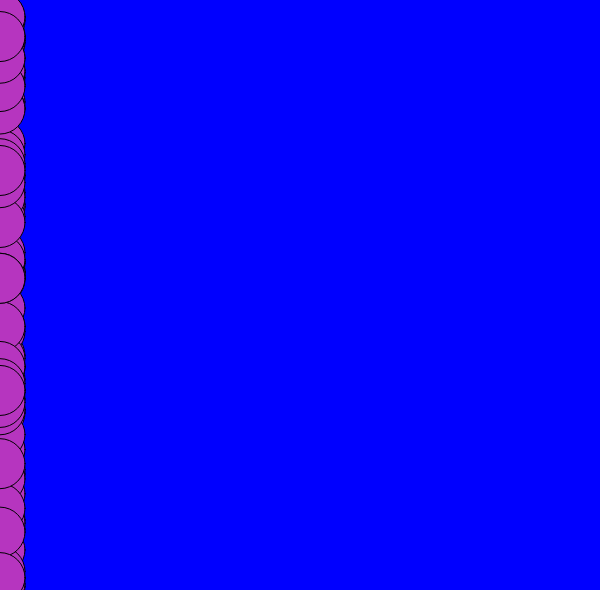
Frame 1 (no input)
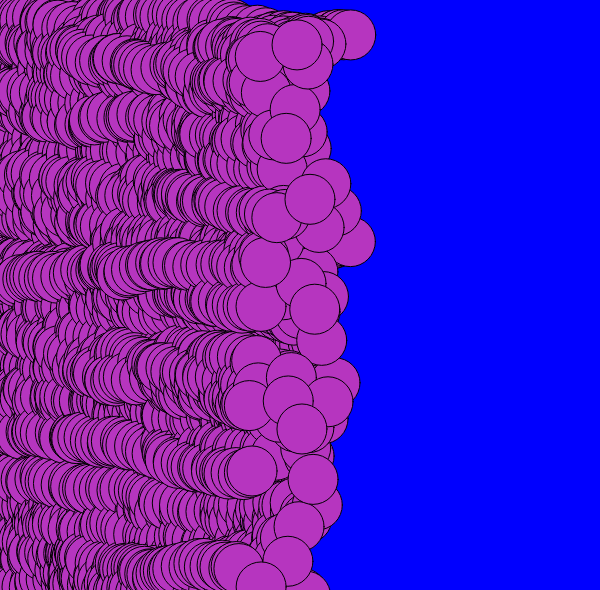
Frame 60 (no input)
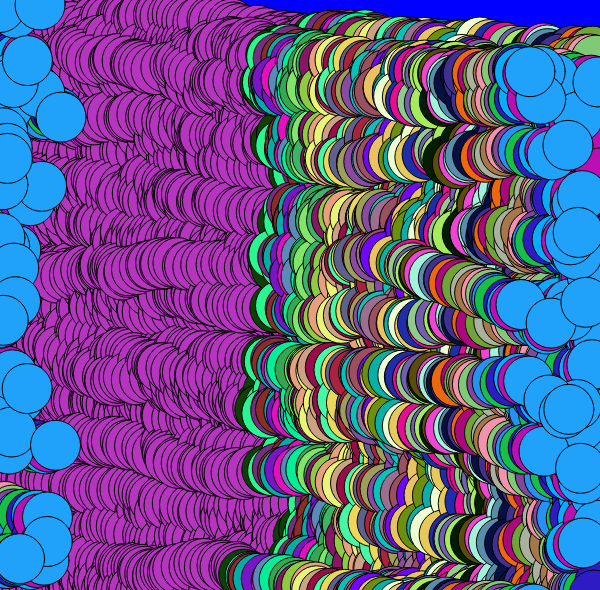
Frame 120 (the mouse pressed at the canvas centre since frame 60)

The p5.js sketch that drew these frames (run headless with seeded random() and noise() and a simulated clock; from frame 60 on, the mouse is pressed at the canvas centre):

// p5.js sketch
// ── sketch.js
let cor;
let circuloX;
let circuloY;

function setup() {
  createCanvas(600, 590);
  background("blue");
  cor = color(random(0, 255),random(0, 255),random(0, 255));
  circuloX = [0, 0, 0, 0, 0, 0, 0, 0, 0, 0, 0, 0, 0, 0, 0, 0, 0, 0, 0, 0, 0, 0, 0, 0, 0, 0, 0, 0, 0, 0, 0, 0, 0, 0, 0, 0, 0, 0, 0, 0, 0, 0, 0, 0, 0, 0, 0, 0, 0, 0, 0, 0, 0, 0, 0, 0, 0, 0, 0, 0, 0, 0, 0, 0, 0, 0, 0, 0, 0, 0, 0, 0, 0, 0, 0, 0, 0, 0, 0, 0,];
  circuloY = [random(height), random(height), random(height), random(height), random(height), random(height), random(height), random(height), random(height), random(height), random(height), random(height), random(height), random(height), random(height), random(height), random(height), random(height), random(height), random(height), random(height), random(height), random(height), random(height), random(height), random(height), random(height), random(height), random(height), random(height), random(height), random(height), random(height), random(height), random(height), random(height), random(height), random(height), random(height), random(height), random(height), random(height), random(height), random(height), random(height), random(height), random(height), random(height), random(height), random(height), random(height), random(height), random(height), random(height), random(height), random(height), random(height), random(height), random(height), random(height), random(height), random(height), random(height), random(height), random(height), random(height), random(height), random(height), random(height), random(height), random(height), random(height), random(height), random(height), random(height), random(height), random(height), random(height), random(height), random(height)];
}

function draw() {    
  fill(cor);
  
  for (let contador in circuloX){
  circle(circuloX[contador], circuloY[contador], 50)
  circuloX[contador]+= random(0,10);
  circuloY[contador]+= random(-3,4);
  
  if(circuloX[contador] >= width) {
  circuloX[contador] = 0;
  circuloY[contador] = random(height);
  cor = color(random(0, 255), random(0, 255), random(0, 255));
  }
}
  if(mouseIsPressed){ 
  cor = color(random(0, 255), random(0, 255), random(0, 255));
 
  }
}
